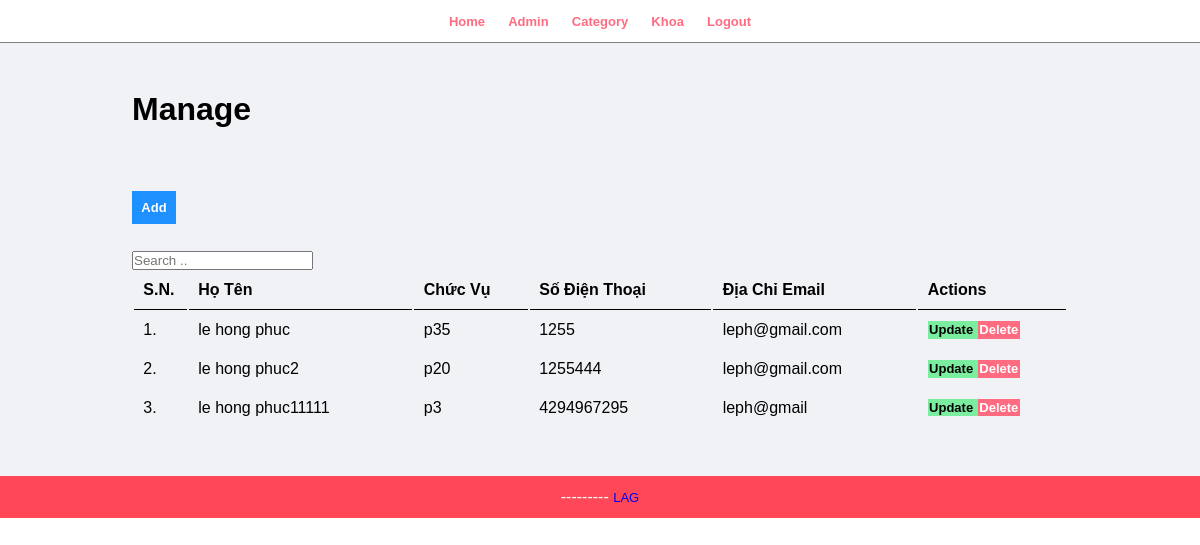
Screenshot of /admin/mag-danhba.php (signed in) with the database file from the repository.
### tables this page shows
CREATE TABLE `tbl_danhba` (
  `id` int(10) UNSIGNED NOT NULL,
  `ho_ten` varchar(50) NOT NULL,
  `chuc_vu` varchar(50) NOT NULL,
  `number_phone` int(10) UNSIGNED NOT NULL,
  `address_email` varchar(50) NOT NULL,
  `ma_khoa_id` int(10) UNSIGNED NOT NULL
);

### admin/mag-danhba.php (the view, shortened to what this page needs)
<?php include('partials/menu.php'); ?>
        <div class="main-content">
            <div class="wrapper">
                <h1>Manage </h1>
                <br />
                <br><br><br>
                <a href="add-danhba.php" class="btn-primary">Add</a>
                <br /><br /><br />
                <form action="" class=" d-flex justify-content-center col-md-3 " method="POST">
                <input type="text" class="search" name="search" placeholder="Search .." >
             </form>
                <table class="tbl-full">
                <thead>
                    <tr>
                        <th>S.N.</th>
                        <th>Họ Tên</th>
                        <th>Chức Vụ</th>
                        <th>Số Điện Thoại</th>
                        <th>Địa Chỉ Email</th>
                        <th>Actions</th>
                    </tr>
                </thead>
                 <tbody class="danhsach">
                    <?php
                        $sql = "SELECT * FROM tbl_danhba";
                        $res = mysqli_query($conn, $sql);
                        if($res==TRUE)
                        {
                            $count = mysqli_num_rows($res);
                            $sn=1;
                            if($count>0)
                            {
                                while($row=mysqli_fetch_assoc($res))
                                {
                                    $id=$row['id'];
                                    $hoten=$row['ho_ten'];
                                    $chucvu=$row['chuc_vu'];
                                    $sdt=$row['number_phone'];
                                    $email=$row['address_email'];
                                    ?>
                                    <tr>
                                        <td><?php echo $sn++; ?>. </td>
                                        <td><?php echo $hoten; ?></td>
                                        <td><?php echo $chucvu; ?></td>
                                        <td><?php echo $sdt; ?></td>
                                        <td><?php echo $email; ?></td>
                                        <td>
                                            <a href="<?php echo SITEURL; ?>admin/update-danhba.php?id=<?php echo $id; ?>" class="btn-secondary">Update </a>
                                            <a href="<?php echo SITEURL; ?>admin/detele-danhba.php?id=<?php echo $id; ?>" class="btn-danger">Delete </a>
                                        </td>
                                    </tr>
                                    <?php
                                }
                            }
                            else
                            {
                            }
                        }
                    ?>
                </tbody>
                </table>
            </div>
        </div>
<?php include('partials/footer.php'); ?>

### f.css (style rules this page uses)
a { font-size: small; text-decoration: none; }
* { box-sizing: border-box; }
body { font-family: sans-serif; }

### css/admin.css (style rules this page uses)
* { margin: 0; padding: 0; font-family: Arial, Helvetica, sans-serif; }
.wrapper { padding: 1%; width: 80%; margin: 0 auto; }
.tbl-full { width: 100%; }
table tr th { border-bottom: 1px solid black; padding: 1%; text-align: left; }
table tr td { padding: 1%; }
.btn-primary { background-color: #1e90ff; padding: 1%; color: white; text-decoration: none; font-weight: bold; }
.btn-secondary { background-color: #7bed9f; padding: 1%; color: black; text-decoration: none; font-weight: bold; }
.btn-danger { background-color: #ff6b81; padding: 1%; color: white; text-decoration: none; font-weight: bold; }
.main-content { background-color: #f1f2f6; padding: 3% 0; }

### rows the page displays
tbl_danhba: ho_ten "le hong phuc", chuc_vu "p35", number_phone "1255", address_email "leph@gmail.com"
tbl_danhba: ho_ten "le hong phuc2", chuc_vu "p20", number_phone "1255444", address_email "leph@gmail.com"
tbl_danhba: ho_ten "le hong phuc11111", chuc_vu "p3", number_phone "4294967295", address_email "leph@gmail"
